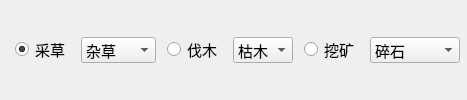
                        <widget class="QWidget" name="widget_31" native="true">
                         <property name="minimumSize">
                          <size>
                           <width>0</width>
                           <height>30</height>
                          </size>
                         </property>
                         <layout class="QHBoxLayout" name="horizontalLayout_21">
                          <property name="spacing">
                           <number>11</number>
                          </property>
                          <property name="leftMargin">
                           <number>15</number>
                          </property>
                          <property name="topMargin">
                           <number>0</number>
                          </property>
                          <property name="rightMargin">
                           <number>7</number>
                          </property>
                          <property name="bottomMargin">
                           <number>0</number>
                          </property>
                          <item>
                           <widget class="QRadioButton" name="radioButton_4">
                            <property name="font">
                             <font>
                              <pointsize>11</pointsize>
                             </font>
                            </property>
                            <property name="text">
                             <string>采草</string>
                            </property>
                            <property name="checked">
                             <bool>true</bool>
                            </property>
                           </widget>
                          </item>
                          <item>
                           <widget class="QComboBox" name="comboBox_4">
                            <property name="font">
                             <font>
                              <pointsize>11</pointsize>
                             </font>
                            </property>
                            <item>
                             <property name="text">
                              <string>杂草</string>
                             </property>
                            </item>
                            <item>
                             <property name="text">
                              <string>野花</string>
                             </property>
                            </item>
                            <item>
                             <property name="text">
                              <string>朱果</string>
                             </property>
                            </item>
                            <item>
                             <property name="text">
                              <string>地灵果</string>
                             </property>
                            </item>
                            <item>
                             <property name="text">
                              <string>野山参</string>
                             </property>
                            </item>
                            <item>
                             <property name="text">
                              <string>灵芝</string>
                             </property>
                            </item>
                           </widget>
                          </item>
                          <item>
                           <widget class="QRadioButton" name="radioButton_3">
                            <property name="font">
                             <font>
                              <pointsize>11</pointsize>
                             </font>
                            </property>
                            <property name="text">
                             <string>伐木</string>
                            </property>
                           </widget>
                          </item>
                          <item>
                           <widget class="QComboBox" name="comboBox_5">
                            <property name="font">
                             <font>
                              <pointsize>11</pointsize>
                             </font>
                            </property>
                            <item>
                             <property name="text">
                              <string>枯木</string>
                             </property>
                            </item>
                            <item>
                             <property name="text">
                              <string>翠竹</string>
                             </property>
                            </item>
                            <item>
                             <property name="text">
                              <string>榆树</string>
                             </property>
                            </item>
                            <item>
                             <property name="text">
                              <string>枫树</string>
                             </property>
                            </item>
                            <item>
                             <property name="text">
                              <string>松树</string>
                             </property>
                            </item>
                            <item>
                             <property name="text">
                              <string>桉树</string>
                             </property>
                            </item>
                           </widget>
                          </item>
                          <item>
                           <widget class="QRadioButton" name="radioButton_5">
                            <property name="font">
                             <font>
                              <pointsize>11</pointsize>
                             </font>
                            </property>
                            <property name="text">
                             <string>挖矿</string>
                            </property>
                           </widget>
                          </item>
                          <item>
                           <widget class="QComboBox" name="comboBox_6">
                            <property name="font">
                             <font>
                              <pointsize>11</pointsize>
                             </font>
                            </property>
                            <item>
                             <property name="text">
                              <string>碎石</string>
                             </property>
                            </item>
                            <item>
                             <property name="text">
                              <string>黄铜矿</string>
                             </property>
                            </item>
                            <item>
                             <property name="text">
                              <string>立银旷</string>
                             </property>
                            </item>
                            <item>
                             <property name="text">
                              <string>金旷</string>
                             </property>
                            </item>
                            <item>
                             <property name="text">
                              <string>祖母绿旷</string>
                             </property>
                            </item>
                            <item>
                             <property name="text">
                              <string>钨晶矿</string>
                             </property>
                            </item>
                           </widget>
                          </item>
                         </layout>
                        </widget>
